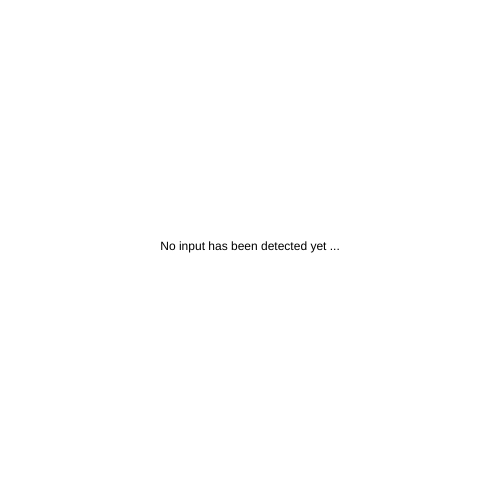
Frame 1 (no input)
Frame 60 (no input): identical to frame 1, image omitted
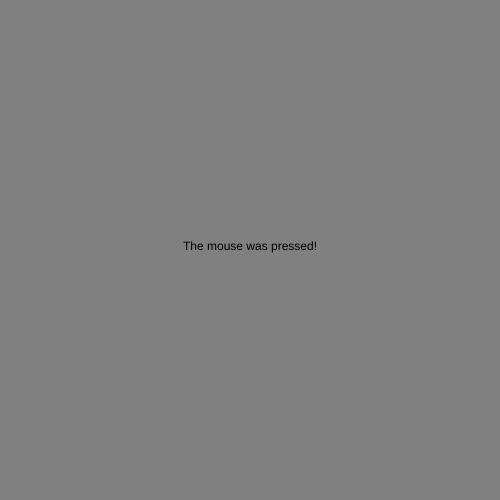
Frame 120 (the mouse pressed at the canvas centre since frame 60)

The p5.js sketch that drew these frames (run headless with seeded random() and noise() and a simulated clock; from frame 60 on, the mouse is pressed at the canvas centre):

// p5.js sketch
// ── sketch.js
function setup() {
  createCanvas(500, 500);
  
  // start off by texting a simple message to the center of the screen
  fill(0);
  textAlign(CENTER);
  text("No input has been detected yet ...", 250, 250);
}

function draw() {
}

// this function runs every time ANY key is pressed
function keyPressed() {
  background(0,255,0);
  text("A key was pressed!", 250, 250);
}

// this function runs every time the left mouse button is pressed
function mousePressed() {
  background(128);
  text("The mouse was pressed!", 250, 250);
}
